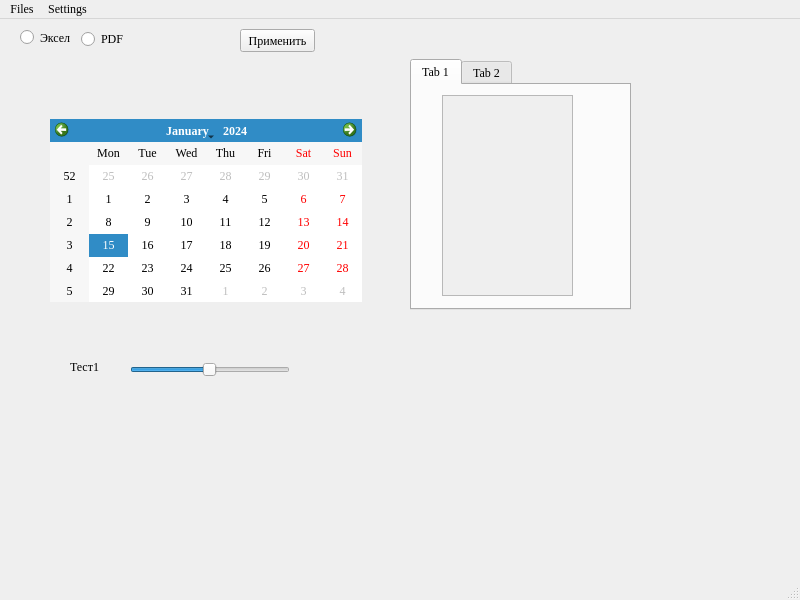
<?xml version="1.0" encoding="UTF-8"?>
<ui version="4.0">
 <class>MainWindow</class>
 <widget class="QMainWindow" name="MainWindow">
  <property name="enabled">
   <bool>true</bool>
  </property>
  <property name="geometry">
   <rect>
    <x>0</x>
    <y>0</y>
    <width>800</width>
    <height>600</height>
   </rect>
  </property>
  <property name="font">
   <font>
    <family>Georgia</family>
   </font>
  </property>
  <property name="windowTitle">
   <string>Главное окно программы</string>
  </property>
  <widget class="QWidget" name="centralwidget">
   <widget class="QRadioButton" name="radioButton">
    <property name="geometry">
     <rect>
      <x>20</x>
      <y>10</y>
      <width>82</width>
      <height>17</height>
     </rect>
    </property>
    <property name="text">
     <string>Эксел</string>
    </property>
   </widget>
   <widget class="QPushButton" name="pushButton">
    <property name="geometry">
     <rect>
      <x>240</x>
      <y>10</y>
      <width>75</width>
      <height>23</height>
     </rect>
    </property>
    <property name="text">
     <string>Применить</string>
    </property>
   </widget>
   <widget class="QTabWidget" name="tabWidget">
    <property name="geometry">
     <rect>
      <x>410</x>
      <y>40</y>
      <width>221</width>
      <height>251</height>
     </rect>
    </property>
    <property name="currentIndex">
     <number>0</number>
    </property>
    <widget class="QWidget" name="tab">
     <attribute name="title">
      <string>Tab 1</string>
     </attribute>
     <widget class="QScrollArea" name="scrollArea">
      <property name="geometry">
       <rect>
        <x>30</x>
        <y>10</y>
        <width>131</width>
        <height>201</height>
       </rect>
      </property>
      <property name="widgetResizable">
       <bool>true</bool>
      </property>
      <widget class="QWidget" name="scrollAreaWidgetContents">
       <property name="geometry">
        <rect>
         <x>0</x>
         <y>0</y>
         <width>129</width>
         <height>199</height>
        </rect>
       </property>
      </widget>
     </widget>
    </widget>
    <widget class="QWidget" name="tab_2">
     <attribute name="title">
      <string>Tab 2</string>
     </attribute>
    </widget>
   </widget>
   <widget class="QCalendarWidget" name="calendarWidget">
    <property name="geometry">
     <rect>
      <x>50</x>
      <y>100</y>
      <width>312</width>
      <height>183</height>
     </rect>
    </property>
   </widget>
   <widget class="QRadioButton" name="radioButton_2">
    <property name="enabled">
     <bool>true</bool>
    </property>
    <property name="geometry">
     <rect>
      <x>81</x>
      <y>10</y>
      <width>111</width>
      <height>20</height>
     </rect>
    </property>
    <property name="text">
     <string>PDF</string>
    </property>
   </widget>
   <widget class="QLabel" name="label">
    <property name="geometry">
     <rect>
      <x>70</x>
      <y>340</y>
      <width>71</width>
      <height>16</height>
     </rect>
    </property>
    <property name="text">
     <string>Тест1</string>
    </property>
   </widget>
   <widget class="QSlider" name="horizontalSlider">
    <property name="geometry">
     <rect>
      <x>130</x>
      <y>340</y>
      <width>160</width>
      <height>22</height>
     </rect>
    </property>
    <property name="minimum">
     <number>1</number>
    </property>
    <property name="maximum">
     <number>1000</number>
    </property>
    <property name="singleStep">
     <number>10</number>
    </property>
    <property name="value">
     <number>500</number>
    </property>
    <property name="orientation">
     <enum>Qt::Horizontal</enum>
    </property>
   </widget>
  </widget>
  <widget class="QMenuBar" name="menubar">
   <property name="geometry">
    <rect>
     <x>0</x>
     <y>0</y>
     <width>800</width>
     <height>21</height>
    </rect>
   </property>
   <widget class="QMenu" name="menuFiles">
    <property name="title">
     <string>Files</string>
    </property>
    <addaction name="actionOpen"/>
    <addaction name="separator"/>
    <addaction name="actionOptions"/>
    <addaction name="separator"/>
    <addaction name="actionExit"/>
   </widget>
   <widget class="QMenu" name="menuSettings">
    <property name="title">
     <string>Settings</string>
    </property>
    <addaction name="actionDriver"/>
    <addaction name="action"/>
   </widget>
   <addaction name="menuFiles"/>
   <addaction name="menuSettings"/>
  </widget>
  <widget class="QStatusBar" name="statusbar"/>
  <action name="actionOpen">
   <property name="text">
    <string>Open</string>
   </property>
  </action>
  <action name="actionOptions">
   <property name="text">
    <string>Options</string>
   </property>
  </action>
  <action name="actionExit">
   <property name="text">
    <string>Exit</string>
   </property>
  </action>
  <action name="actionDriver">
   <property name="text">
    <string>Driver</string>
   </property>
  </action>
  <action name="action">
   <property name="text">
    <string>Календарь</string>
   </property>
  </action>
 </widget>
 <resources/>
 <connections/>
</ui>
